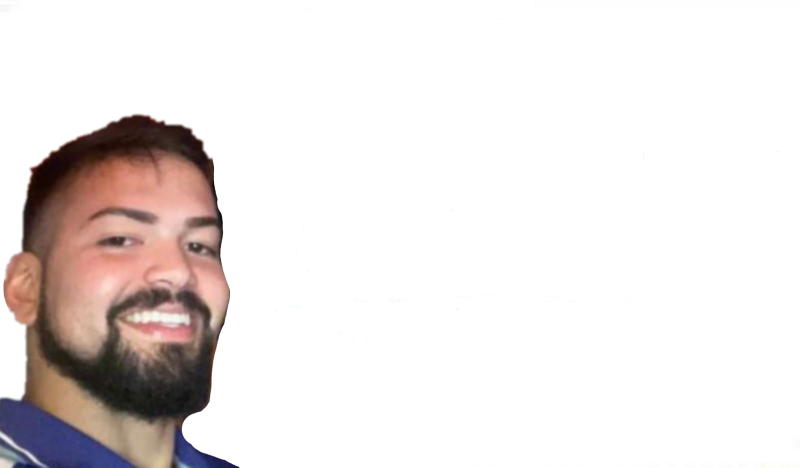
#> input picture baseImage/image.png, 1600 x 935 px, found by its file name (shown at 1/2 size)
$ python teste.py   (older library calls are emulated)
#> lines starting #> are read from the running program, lines starting #| are printed output that depends on the picture
from PIL import Image, ImageDraw, ImageFont
import textwrap

# Carregar a imagem
image = Image.open('image.png')
#> image is the input picture: PIL image 1600x935 RGB; mean R, G, B 234, 228.4, 227.2


# Inicializar o objeto de desenho
draw = ImageDraw.Draw(image)

def textsize(text, max_width):
    wrapped_lines = textwrap.wrap(text, width=max_width)

    return len(wrapped_lines)


# Definir o texto e a posição
texto = "'so mina feia e muleque lerdao nessa porra da escola vai tomar no cu porra tomar no cu crl aaa'"
posicao = (image.width/2 - 310, image.height/2 - 200)  # Exemplo de posição (x, y)
#> posicao = (490, 267.5)

lenlines = textsize(texto, (image.width - (image.width/2 - 310))//(85//2))
#> lenlines = 4
subtexto = "- leofreire98, integrante fudido do fundão."
posicaosub = (posicao[0], posicao[1] + lenlines*85)
#> posicaosub = (490, 607.5)

wrapped_text = textwrap.fill(texto, width=(image.width - (image.width/2 - 310))//(85//2))

wrapped_subtext = textwrap.fill(subtexto, width=55)

# Definir a fonte e o tamanho (opcional)
try:
    fonte1 = ImageFont.truetype("arial.ttf", 85)
    fonte2 = ImageFont.truetype("arial.ttf", 50)
except IOError:
    fonte1 = ImageFont.load_default()  # Use a fonte padrão se não encontrar o arquivo .ttf
    fonte2 = ImageFont.load_default()

draw.multiline_text(posicao, wrapped_text, font=fonte1, fill="black")
draw.multiline_text(posicaosub, wrapped_subtext, font=fonte2, fill="black")


# Salvar a imagem com o texto
image.save('imagem_com_texto.jpg')
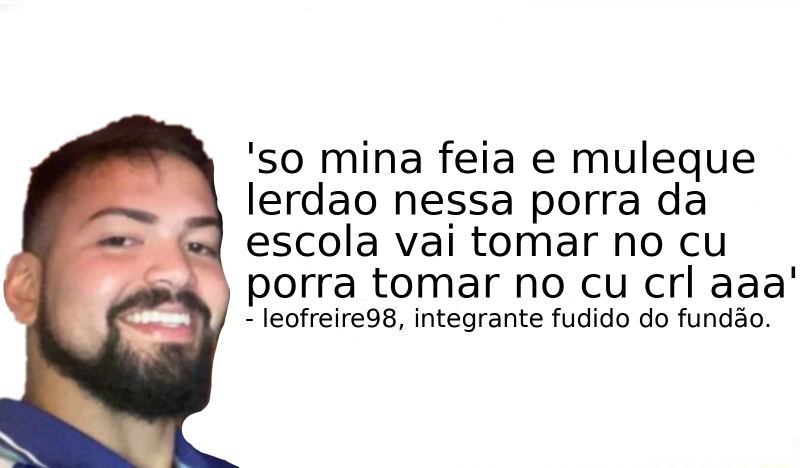
#> saved as imagem_com_texto.jpg: PIL image 1600x935 RGB (shown at 1/2 size); mean R, G, B 221.8, 216.2, 215
